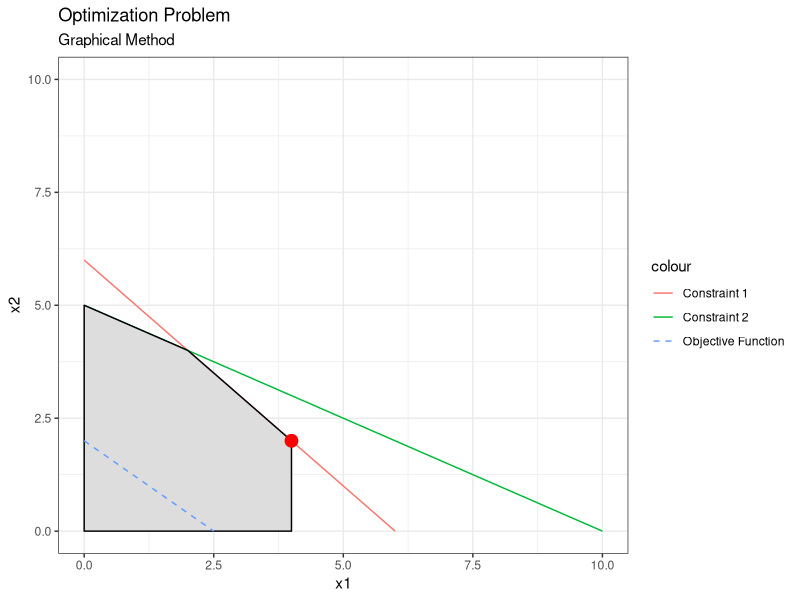

Reproduce this figure in R.
# Define constraints and feasible region
cons.1 <- function(x) 6 - x  
cons.2 <- function(x) 5 - 0.5*x
feasible_region <- data.frame(x = c(0, 4, 4, 2, 0), y = c(0, 0, 2, 4, 5))

# Define objective function
objective_function <- function(x) -0.8*x + 2

# Import ggplot2 package
library(ggplot2)

# Build plot
p <- ggplot() +
  
  # Add constraints lines
  stat_function(fun = cons.1, aes(color = "Constraint 1")) +
  stat_function(fun = cons.2, aes(color = "Constraint 2")) +
  
  # Add feasible region
  geom_polygon(data = feasible_region, aes(x = x, y = y), fill = "#dddddd", color = "black") +
  
  # Define labels
  labs(title = "Optimization Problem",
       subtitle = "Graphical Method",
       x = "x1",
       y = "x2") +
  
  # Set axes limits
  xlim(0, 10) +
  ylim(0, 10) +
  
  # Add black and white theme
  theme_bw()

# Add objective function to plot
p <- p + stat_function(fun = objective_function, aes(color = "Objective Function"), linetype = "dashed")

# Highlight optimum solution in plot
optimal_solution <- c(4, 2)
p <- p + geom_point(aes(x = optimal_solution[1], y = optimal_solution[2]), color = "red", size = 4)

# Print plot
print(p)
